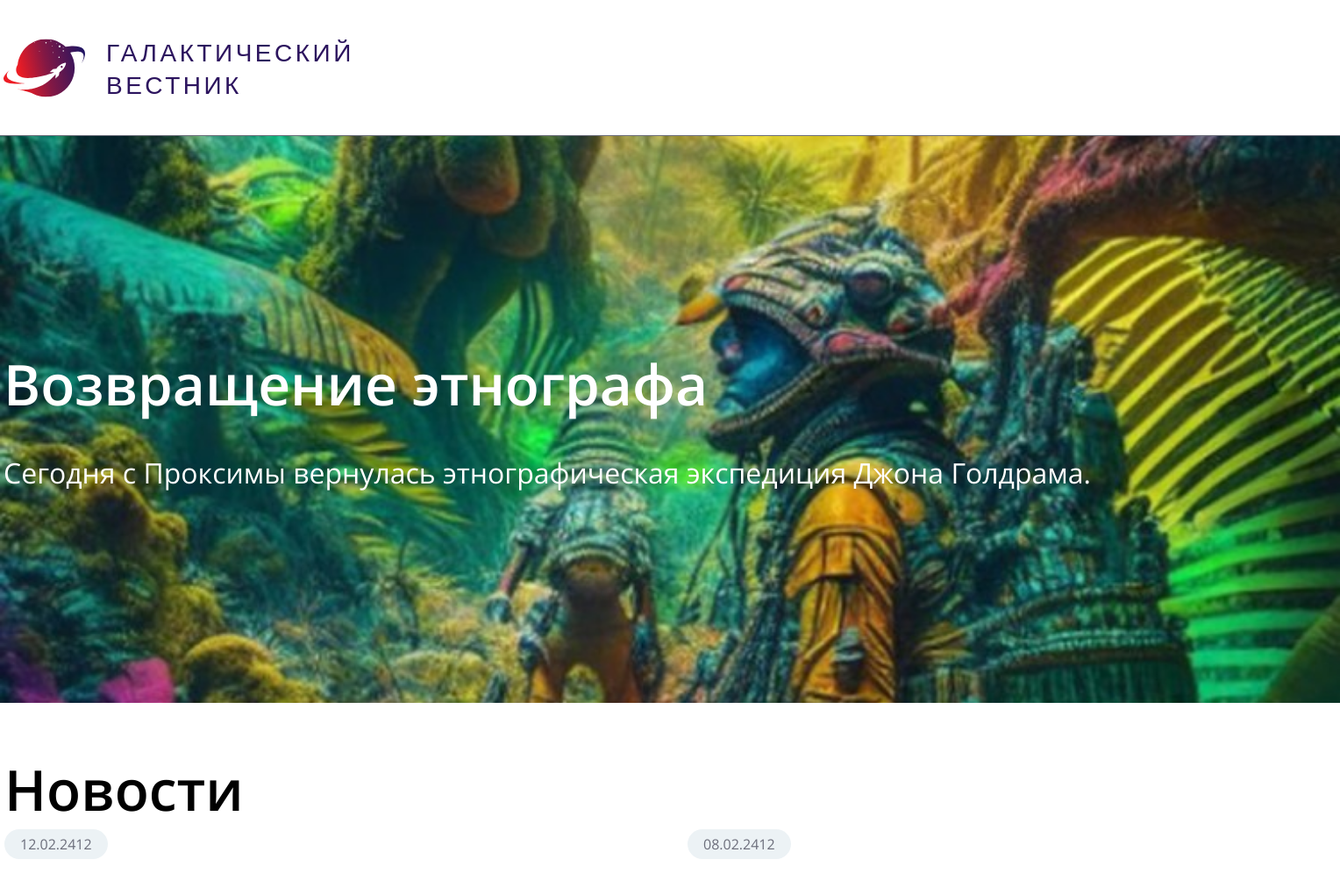
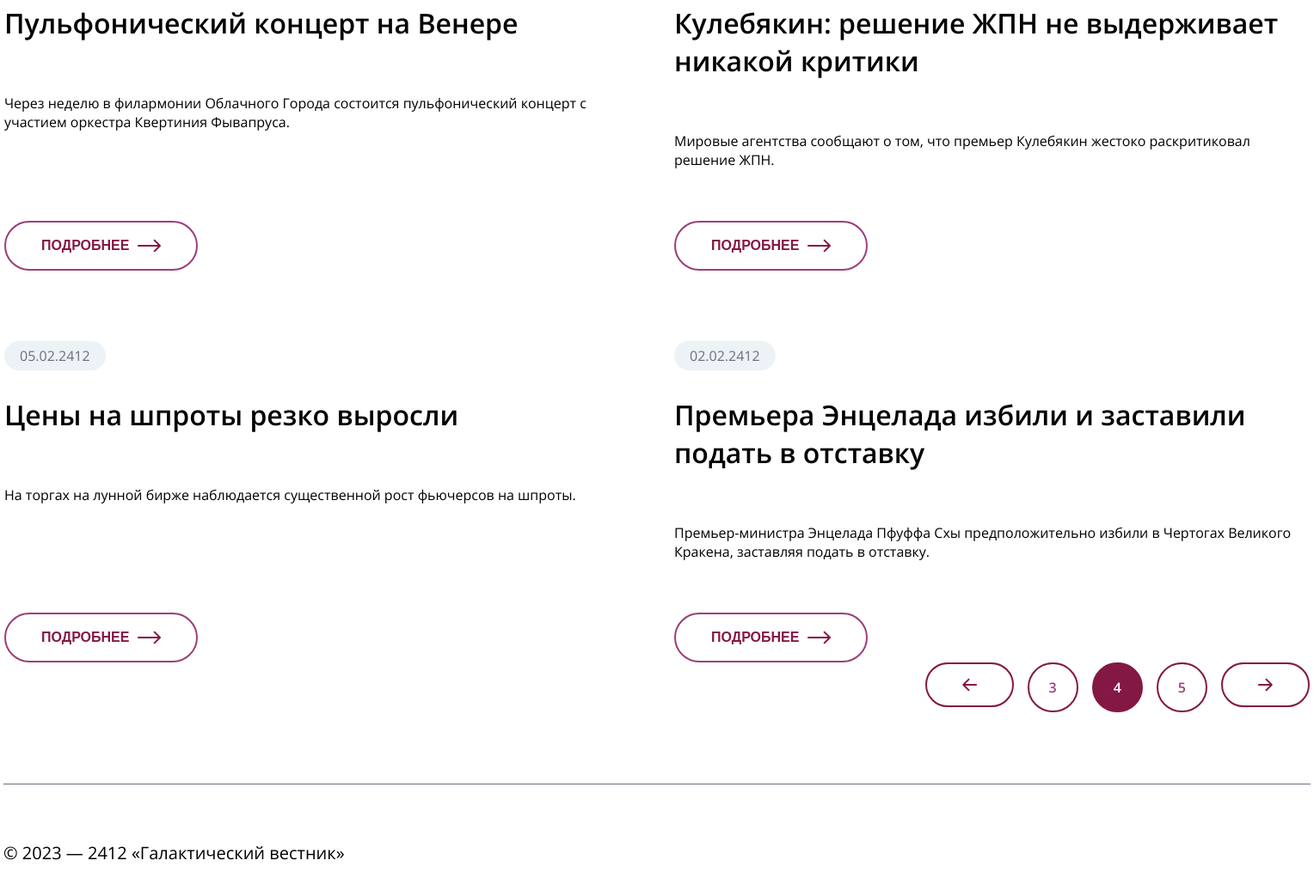
/news?page=4, run on the app's committed database (2 pictures, top to bottom).
### tables this page shows
CREATE TABLE `news` (
  `id` int(11) unsigned NOT NULL AUTO_INCREMENT,
  `date` datetime NULL DEFAULT NULL,
  `title` varchar(250) NOT NULL DEFAULT '',
  `announce` text NULL DEFAULT NULL,
  `content` text NULL DEFAULT NULL,
  `image` varchar(250) NOT NULL DEFAULT '',
  PRIMARY KEY (`id`),
  KEY `id` (`id`),

  KEY `idx_news_date` (`date`));

### app/Controllers/NewsController.php (called while the page is built, shortened)
<?php
class NewsController
{
    private ?News $model = null;
    public function __construct()
    {
        $this->model = new News();
    }
    public function index(): void
    {
        $numPage = !empty($_GET['page']) ? (int) $_GET['page'] : 1;
        $news = $this->model->getNews($numPage);
        $last = $this->model->getLastNews();
        $count = $this->model->getCountNews();
        include 'views/base.php';
    }
}

### index.php (called while the page is built, shortened)
<?php
require 'routes/route.php';

### app/Database.php (called while the page is built, shortened)
<?php
final class Database
{
    public static function connect()
    {
        $pdo = new \PDO(sprintf("%s:host=%s;dbname=%s",
            $_ENV['DB_CONNECTION'],
            $_ENV['DB_HOST'],
            $_ENV['DB_DATABASE']
        ), $_ENV['DB_USERNAME'], $_ENV['DB_PASSWORD']);
        $pdo->setAttribute(PDO::ATTR_ERRMODE, PDO::ERRMODE_EXCEPTION);
        return $pdo;
    }
}

### app/Models/News.php (called while the page is built, shortened)
<?php
class News
{
    private $db = null;
    public function __construct()
    {
        $this->db = Database::connect();
    }
    public function getNews($page)
    {
        try
        {
            $stmt = $this->db->query('SELECT * FROM `news` ORDER BY date DESC LIMIT 4 OFFSET ' . ($page - 1) * 4);
            return $stmt->fetchAll();
        } catch (PDOException $e) {
            throw new Exception($e->getMessage());
        }
    }
    public function getLastNews()
    {
        try
        {
            $stmt = $this->db->query('SELECT * FROM `news` ORDER BY date DESC LIMIT 1');
            return $stmt->fetch();
        } catch (PDOException $e) {
            throw new Exception($e->getMessage());
        }
    }
    public function getCountNews()
    {
        try
        {
            $stmt = $this->db->query('SELECT COUNT(*) FROM `news`');
            return $stmt->fetchColumn();
        } catch (PDOException $e) {
            throw new Exception($e->getMessage());
        }
    }
}

### views/news.php (the view, shortened to what this page needs)
<?php
    $lastPage = ceil($count / 4);
?>
<main>
    <section class="banner" style="background-image: url('/public/images/<?= $last['image'] ?>')">
        <div class="banner__container">
            <h2 class="banner__title"><?= $last['title'] ?></h2>
            <p class="banner__announce"><?= $last['announce'] ?></p>
        </div>
    </section>
    <section class="news">
        <div class="container">
            <h1 class="news__header">Новости</h1>
            <div class="news__cards">
                <?php foreach($news as $article): ?>
                    <a class="card" href="/news/<?= $article['id'] ?>">
                        <div class="card__content">
                            <div class="card__date"><?= date('d.m.Y', strtotime($article['date'])) ?></div>
                            <h2 class="card__title"><?= $article['title'] ?></h2>
                            <p class="card__announce"><?= $article['announce'] ?></p>
                        </div>
                        <button class="card__btn">
                            Подробнее
                            <img src="/public/images/Arrow.svg" alt="">
                        </button>
                    </a>
                <?php endforeach; ?>
            </div>
            <div class="news__controls">
                <?php if ($numPage > 1): ?>
                    <a href="/news?page=<?= $numPage - 1 ?>">
                        <button class="news__control" id="prev-page">
                            <img src="/public/images/SmallArrow.svg" alt="">
                        </button>
                    </a>
                <?php endif; ?>
                <?php if ($numPage > 1): ?>
                    <a href="/news?page=<?= $numPage - 1 ?>">
                        <button class="news__control"><?= $numPage - 1 ?></button>
                    </a>
                <?php endif; ?>
                <button class="news__control active"><?= $numPage ?></button>
                <?php if ($numPage < $lastPage): ?>
                    <a href="/news?page=<?= $numPage + 1 ?>">
                        <button class="news__control"><?= $numPage + 1 ?></button>
                    </a>
                <?php endif; ?>
                <?php if ($numPage < $lastPage): ?>
                    <a href="/news?page=<?= $numPage + 1 ?>">
                        <button class="news__control" id="next-page">
                            <img src="/public/images/SmallArrow.svg" alt="">
                        </button>
                    </a>
                <?php endif; ?>
            </div>
        </div>
    </section>
</main>

### public/style.css (style rules this page uses)
* { margin: 0; padding: 0; box-sizing: border-box; }
body { font-family: "Open Sans", sans-serif; font-weight: 400; }
a { text-decoration: none; color: inherit; }
.container { max-width: 1520px; margin: 0 auto; }
.banner { width: 100%; height: 646px; background-size: cover; background-position: center; }
.banner__container { display: flex; flex-direction: column; justify-content: center; height: 100%; max-width: 1520px; margin: 0 auto; }
.banner__title { font-weight: 600; color: #FFFFFF; font-size: 64px; line-height: 90px; }
.banner__announce + p { font-size: 32px; margin-top: 30px; line-height: 51px; color: #FFFFFF; }
.news { display: flex; flex-direction: column; margin-top: 54px; }
.news__header, .article__header { font-family: "Open Sans", sans-serif; font-weight: 600; font-size: 64px; line-height: 90px; }
.news__cards { display: grid; grid-template-columns: repeat(2, 739px); column-gap: 40px; row-gap: 82px; }
.card { display: flex; flex-direction: column; justify-content: space-between; gap: 30px; }
.card__date, .article__date { padding: 6px 18px 6px 18px; width: fit-content; border-radius: 20px; font-size: 16px; line-height: 22px; color: #6C6E7B; background-color: #ECF2F5; }
.card__content { min-height: 185px; display: flex; flex-direction: column; gap: 30px; }
.card__title { font-weight: 600; font-size: 32px; line-height: 44px; }
.card__announce { font-size: 20px; line-height: 32px; max-height: 110px; }
.card__btn, .article__btn { display: flex; align-items: center; border: 2px solid #9B407A; border-radius: 50px; width: fit-content; padding: 16px 41px 16px 41px; color: #841844; font-size: 16px; font-weight: 600; line-height: 22px; cursor: pointer; text-transform: uppercase; position: relative; background-color: inherit; }
.card__btn img { margin-left: 10px; }
.news__controls { display: flex; justify-content: flex-end; gap: 16px; margin-bottom: 83px; }
.news__control { border: 2px solid #841844; border-radius: 50px; padding: 16px 23px 16px 23px; cursor: pointer; font-size: 16px; font-weight: 600; line-height: 22px; color: #9B407A; display: flex; align-items: center; font-family: "Open Sans", sans-serif; background-color: inherit; }
.news__controls .active, .news__control:hover { color: #FFFFFF; background-color: #841844; }
#prev-page, #next-page { padding: 16px 41px 16px 41px; }
#prev-page { transform: rotate(180deg); }

### data on the page
news: image (picture), title "Возвращение этнографа", announce "Сегодня с Проксимы вернулась этнографическая экспедиция Джона Голдрама."
news: date "12.02.2412", title "Пульфонический концерт на Венере", announce "Через неделю в филармонии Облачного Города состоится пульфонический концерт с участием оркестра Квертиния Фывапруса."
news: date "08.02.2412", title "Кулебякин: решение ЖПН не выдерживает никакой критики", announce "Мировые агентства сообщают о том, что премьер Кулебякин жестоко раскритиковал решение ЖПН."
news: date "05.02.2412", title "Цены на шпроты резко выросли", announce "На торгах на лунной бирже наблюдается существенной рост фьючерсов на шпроты."
news: date "02.02.2412", title "Премьера Энцелада избили и заставили подать в отставку", announce "Премьер-министра Энцелада Пфуффа Схы предположительно избили в Чертогах Великого Кракена, заставляя подать в отставку."

### other printed values
$numPage - 1 "3"
$numPage "4"
$numPage + 1 "5"
